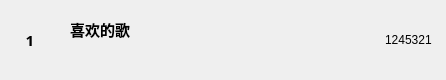
<?xml version="1.0" encoding="UTF-8"?>
<ui version="4.0">
 <class>ProductItem</class>
 <widget class="QWidget" name="ProductItem">
  <property name="geometry">
   <rect>
    <x>0</x>
    <y>0</y>
    <width>446</width>
    <height>80</height>
   </rect>
  </property>
  <property name="sizePolicy">
   <sizepolicy hsizetype="Preferred" vsizetype="Preferred">
    <horstretch>0</horstretch>
    <verstretch>0</verstretch>
   </sizepolicy>
  </property>
  <property name="minimumSize">
   <size>
    <width>0</width>
    <height>80</height>
   </size>
  </property>
  <property name="maximumSize">
   <size>
    <width>16777215</width>
    <height>80</height>
   </size>
  </property>
  <property name="cursor">
   <cursorShape>PointingHandCursor</cursorShape>
  </property>
  <property name="windowTitle">
   <string>Form</string>
  </property>
  <layout class="QHBoxLayout" name="horizontalLayout">
   <property name="leftMargin">
    <number>5</number>
   </property>
   <property name="topMargin">
    <number>5</number>
   </property>
   <property name="rightMargin">
    <number>5</number>
   </property>
   <property name="bottomMargin">
    <number>5</number>
   </property>
   <item>
    <widget class="QLabel" name="lab_num">
     <property name="sizePolicy">
      <sizepolicy hsizetype="Fixed" vsizetype="Preferred">
       <horstretch>0</horstretch>
       <verstretch>0</verstretch>
      </sizepolicy>
     </property>
     <property name="minimumSize">
      <size>
       <width>50</width>
       <height>0</height>
      </size>
     </property>
     <property name="maximumSize">
      <size>
       <width>50</width>
       <height>16777215</height>
      </size>
     </property>
     <property name="font">
      <font>
       <family>Microsoft JhengHei Light</family>
       <pointsize>11</pointsize>
       <weight>75</weight>
       <bold>true</bold>
      </font>
     </property>
     <property name="text">
      <string>1</string>
     </property>
     <property name="alignment">
      <set>Qt::AlignCenter</set>
     </property>
    </widget>
   </item>
   <item>
    <widget class="QWidget" name="widget" native="true">
     <property name="sizePolicy">
      <sizepolicy hsizetype="Expanding" vsizetype="Preferred">
       <horstretch>0</horstretch>
       <verstretch>0</verstretch>
      </sizepolicy>
     </property>
     <layout class="QGridLayout" name="gridLayout">
      <item row="1" column="0" colspan="2">
       <widget class="TextTicker" name="lab_message">
        <property name="font">
         <font>
          <pointsize>10</pointsize>
         </font>
        </property>
        <property name="text">
         <string/>
        </property>
        <property name="wordWrap">
         <bool>false</bool>
        </property>
       </widget>
      </item>
      <item row="0" column="0">
       <widget class="QLabel" name="lab_name">
        <property name="sizePolicy">
         <sizepolicy hsizetype="Expanding" vsizetype="Expanding">
          <horstretch>0</horstretch>
          <verstretch>0</verstretch>
         </sizepolicy>
        </property>
        <property name="font">
         <font>
          <family>Microsoft YaHei UI</family>
          <pointsize>11</pointsize>
          <weight>75</weight>
          <bold>true</bold>
         </font>
        </property>
        <property name="text">
         <string>喜欢的歌</string>
        </property>
       </widget>
      </item>
     </layout>
    </widget>
   </item>
   <item>
    <widget class="QWidget" name="widget_2" native="true">
     <layout class="QHBoxLayout" name="horizontalLayout_2">
      <item>
       <widget class="QLabel" name="lab_ranking">
        <property name="sizePolicy">
         <sizepolicy hsizetype="Preferred" vsizetype="Preferred">
          <horstretch>0</horstretch>
          <verstretch>0</verstretch>
         </sizepolicy>
        </property>
        <property name="font">
         <font>
          <pointsize>9</pointsize>
         </font>
        </property>
        <property name="text">
         <string>1245321</string>
        </property>
       </widget>
      </item>
     </layout>
    </widget>
   </item>
  </layout>
 </widget>
 <customwidgets>
  <customwidget>
   <class>TextTicker</class>
   <extends>QLabel</extends>
   <header location="global">./Shop/textticker.h</header>
  </customwidget>
 </customwidgets>
 <resources/>
 <connections/>
</ui>
